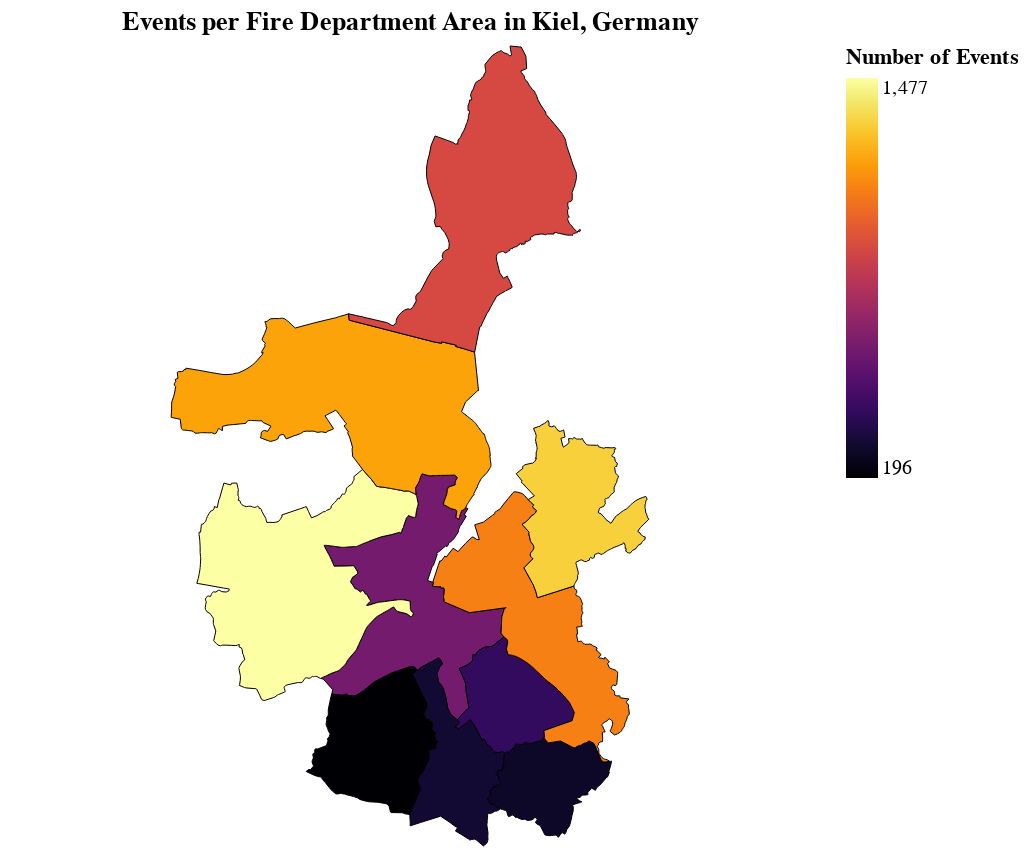

Write notebook code for a chart like this one.
### Markdown cell above
## Fire operations on a map

### Code cell
# Create the Altair chart
chart = alt.Chart(merged_gdf).mark_geoshape(
    stroke='black',
    strokeWidth=0.5
).encode(
    color=alt.Color('count:Q', scale=alt.Scale(scheme='inferno'), title='Number of Events'),
    tooltip=['name:N', 'count:Q']
).properties(
    width=400,
    height=400,
    title='Events per Fire Department Area in Kiel, Germany'
).project(
    type='identity', 
    reflectY=True
)

chart

### Figure 1 — Vega-Lite specification as saved in the notebook (floating-point values rounded to 4 significant figures; data arrays with more than 128 entries replaced by an {"elided": "..."} marker saying what was removed)
{"config": {"view": {"continuousWidth": 300, "continuousHeight": 300}}, "data": {"name": "data-98a6ee07242002209d709309da0dc39e"}, "mark": {"type": "geoshape", "stroke": "black", "strokeWidth": 0.5}, "encoding": {"color": {"field": "count", "scale": {"scheme": "inferno"}, "title": "Number of Events", "type": "quantitative"}, "tooltip": [{"field": "name", "type": "nominal"}, {"field": "count", "type": "quantitative"}]}, "height": 400, "projection": {"reflectY": true, "type": "identity"}, "title": "Events per Fire Department Area in Kiel, Germany", "width": 400, "$schema": "https://vega.github.io/schema/vega-lite/v5.17.0.json", "datasets": {"data-98a6ee07242002209d709309da0dc39e": [{"name": "Gaarden", "department": "Gaarden", "count": 612, "type": "Feature", "geometry": {"type": "Polygon", "coordinates": {"elided": "1x654x2 float values"}}}, {"name": "Russee", "department": "Russee", "count": 1477, "type": "Feature", "geometry": {"type": "Polygon", "coordinates": {"elided": "1x656x2 float values"}}}, {"name": "Meimersdorf", "department": "Meimersdorf", "count": 196, "type": "Feature", "geometry": {"type": "Polygon", "coordinates": {"elided": "1x215x2 float values"}}}, {"name": "Moorsee", "department": "Moorsee", "count": 308, "type": "Feature", "geometry": {"type": "Polygon", "coordinates": {"elided": "1x189x2 float values"}}}, {"name": "Rönne", "department": "Rönne", "count": 284, "type": "Feature", "geometry": {"type": "Polygon", "coordinates": {"elided": "1x199x2 float values"}}}, {"name": "Wellsee", "department": "Wellsee", "count": 407, "type": "Feature", "geometry": {"type": "Polygon", "coordinates": {"elided": "1x135x2 float values"}}}, {"name": "Elmschenhagen", "department": "Elmschenhagen", "count": 1120, "type": "Feature", "geometry": {"type": "Polygon", "coordinates": {"elided": "1x409x2 float values"}}}, {"name": "Suchsdorf", "department": "Suchsdorf", "count": 1216, "type": "Feature", "geometry": {"type": "Polygon", "coordinates": {"elided": "1x545x2 float values"}}}, {"name": "Schilksee", "department": "Schilksee", "count": 932, "type": "Feature", "geometry": {"type": "Polygon", "coordinates": {"elided": "1x439x2 float values"}}}, {"name": "Dietrichsdorf", "department": "Dietrichsdorf", "count": 1333, "type": "Feature", "geometry": {"type": "Polygon", "coordinates": {"elided": "1x367x2 float values"}}}]}}
